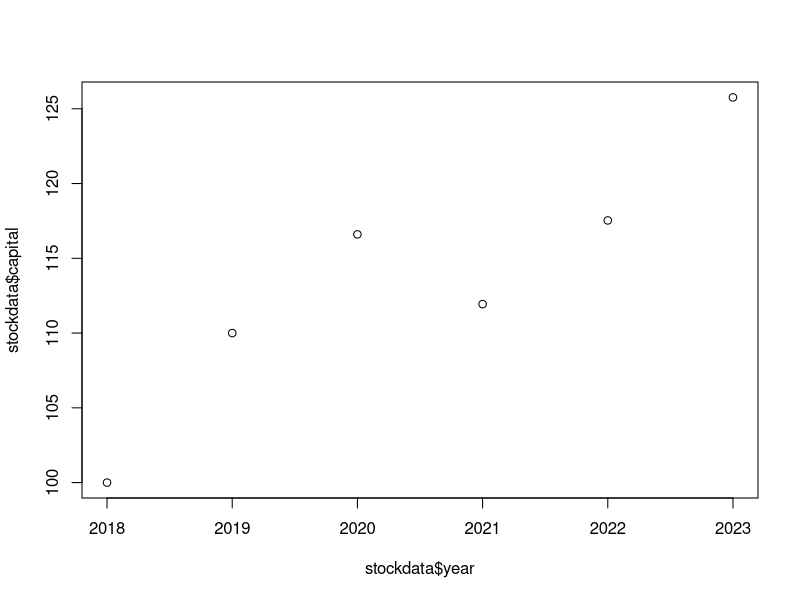
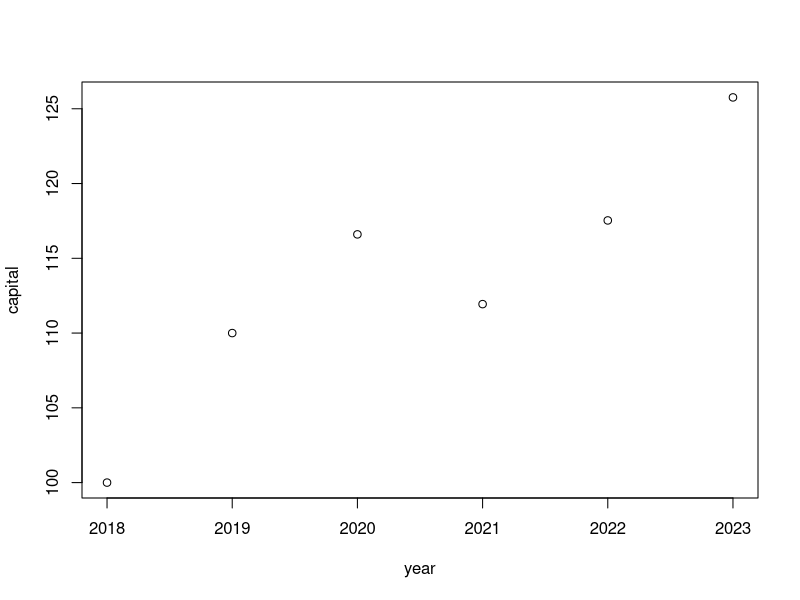

Write R code to recreate these figures, in order.
2+2

#variabler:
 kapital = 100
 kapital = kapital * 1.05
 kapital
 
 print(kapital)
 
 getwd()
 setwd('/Users/minhui/Documents/SDA1')
 
 #ladda in data
install.packages("openxlsx")
library(openxlsx)

stockdata = read.xlsx('stock.xlsx', sheet = 1)
head(stockdata)

# analysera data
 
nrow(stockdata)
stockdata$year
mean(stockdata$year)

plot(x=stockdata$year, y=stockdata$capital)
plot(capital ~ year, data = stockdata)

#Datastrukturer
my_vec = c(4, 8, 15, 16, 23, 42)
my_vec
my_vec[2]
my_vec[4]
my_vec[c(2, 4)]
my_vec[-3]

my_text = c ("Hello", "world", "I love coding")
my_text
my_text[-2]
View(stockdata)
